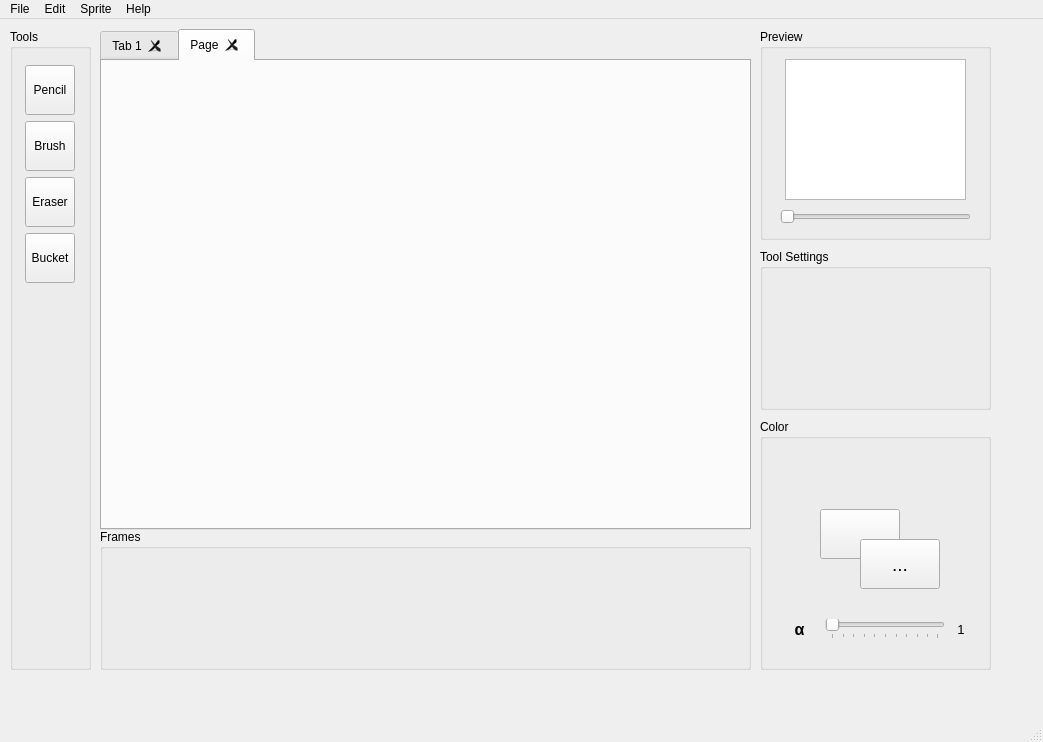
<?xml version="1.0" encoding="UTF-8"?>
<ui version="4.0">
 <class>MainWindow</class>
 <widget class="QMainWindow" name="MainWindow">
  <property name="geometry">
   <rect>
    <x>0</x>
    <y>0</y>
    <width>1043</width>
    <height>742</height>
   </rect>
  </property>
  <property name="windowTitle">
   <string>MainWindow</string>
  </property>
  <widget class="QWidget" name="centralwidget">
   <widget class="QGroupBox" name="groupBox">
    <property name="geometry">
     <rect>
      <x>10</x>
      <y>10</y>
      <width>81</width>
      <height>641</height>
     </rect>
    </property>
    <property name="autoFillBackground">
     <bool>false</bool>
    </property>
    <property name="title">
     <string>Tools</string>
    </property>
    <widget class="QWidget" name="verticalLayoutWidget">
     <property name="geometry">
      <rect>
       <x>10</x>
       <y>30</y>
       <width>61</width>
       <height>601</height>
      </rect>
     </property>
     <layout class="QGridLayout" name="gridLayout">
      <property name="leftMargin">
       <number>0</number>
      </property>
      <property name="topMargin">
       <number>6</number>
      </property>
      <property name="rightMargin">
       <number>0</number>
      </property>
      <property name="bottomMargin">
       <number>6</number>
      </property>
      <item row="0" column="0">
       <widget class="QToolButton" name="toolButton_2">
        <property name="sizePolicy">
         <sizepolicy hsizetype="Fixed" vsizetype="Expanding">
          <horstretch>0</horstretch>
          <verstretch>0</verstretch>
         </sizepolicy>
        </property>
        <property name="maximumSize">
         <size>
          <width>50</width>
          <height>50</height>
         </size>
        </property>
        <property name="layoutDirection">
         <enum>Qt::LeftToRight</enum>
        </property>
        <property name="text">
         <string>Pencil</string>
        </property>
       </widget>
      </item>
      <item row="4" column="0">
       <spacer name="verticalSpacer">
        <property name="orientation">
         <enum>Qt::Vertical</enum>
        </property>
        <property name="sizeType">
         <enum>QSizePolicy::Expanding</enum>
        </property>
        <property name="sizeHint" stdset="0">
         <size>
          <width>20</width>
          <height>40</height>
         </size>
        </property>
       </spacer>
      </item>
      <item row="2" column="0">
       <widget class="QToolButton" name="toolButton_4">
        <property name="sizePolicy">
         <sizepolicy hsizetype="Fixed" vsizetype="Expanding">
          <horstretch>0</horstretch>
          <verstretch>0</verstretch>
         </sizepolicy>
        </property>
        <property name="maximumSize">
         <size>
          <width>50</width>
          <height>50</height>
         </size>
        </property>
        <property name="layoutDirection">
         <enum>Qt::LeftToRight</enum>
        </property>
        <property name="text">
         <string>Eraser</string>
        </property>
       </widget>
      </item>
      <item row="1" column="0">
       <widget class="QToolButton" name="toolButton_3">
        <property name="sizePolicy">
         <sizepolicy hsizetype="Fixed" vsizetype="Expanding">
          <horstretch>0</horstretch>
          <verstretch>0</verstretch>
         </sizepolicy>
        </property>
        <property name="maximumSize">
         <size>
          <width>50</width>
          <height>50</height>
         </size>
        </property>
        <property name="layoutDirection">
         <enum>Qt::LeftToRight</enum>
        </property>
        <property name="text">
         <string>Brush</string>
        </property>
       </widget>
      </item>
      <item row="3" column="0">
       <widget class="QToolButton" name="toolButton_5">
        <property name="sizePolicy">
         <sizepolicy hsizetype="Fixed" vsizetype="Expanding">
          <horstretch>0</horstretch>
          <verstretch>0</verstretch>
         </sizepolicy>
        </property>
        <property name="maximumSize">
         <size>
          <width>50</width>
          <height>50</height>
         </size>
        </property>
        <property name="layoutDirection">
         <enum>Qt::LeftToRight</enum>
        </property>
        <property name="text">
         <string>Bucket</string>
        </property>
       </widget>
      </item>
     </layout>
    </widget>
   </widget>
   <widget class="QTabWidget" name="tabWidget">
    <property name="geometry">
     <rect>
      <x>100</x>
      <y>10</y>
      <width>651</width>
      <height>501</height>
     </rect>
    </property>
    <property name="currentIndex">
     <number>1</number>
    </property>
    <property name="tabsClosable">
     <bool>true</bool>
    </property>
    <property name="movable">
     <bool>true</bool>
    </property>
    <widget class="QWidget" name="tab">
     <attribute name="title">
      <string>Tab 1</string>
     </attribute>
    </widget>
    <widget class="QWidget" name="tab_2">
     <attribute name="title">
      <string>Page</string>
     </attribute>
    </widget>
   </widget>
   <widget class="QGroupBox" name="groupBox_2">
    <property name="geometry">
     <rect>
      <x>100</x>
      <y>510</y>
      <width>651</width>
      <height>141</height>
     </rect>
    </property>
    <property name="title">
     <string>Frames</string>
    </property>
   </widget>
   <widget class="QGroupBox" name="groupBox_3">
    <property name="geometry">
     <rect>
      <x>760</x>
      <y>10</y>
      <width>231</width>
      <height>211</height>
     </rect>
    </property>
    <property name="title">
     <string>Preview</string>
    </property>
    <widget class="QGraphicsView" name="graphicsView">
     <property name="geometry">
      <rect>
       <x>25</x>
       <y>30</y>
       <width>181</width>
       <height>141</height>
      </rect>
     </property>
    </widget>
    <widget class="QSlider" name="horizontalSlider">
     <property name="geometry">
      <rect>
       <x>20</x>
       <y>180</y>
       <width>191</width>
       <height>16</height>
      </rect>
     </property>
     <property name="orientation">
      <enum>Qt::Horizontal</enum>
     </property>
    </widget>
   </widget>
   <widget class="QGroupBox" name="colorPanel">
    <property name="geometry">
     <rect>
      <x>760</x>
      <y>400</y>
      <width>231</width>
      <height>251</height>
     </rect>
    </property>
    <property name="title">
     <string>Color</string>
    </property>
    <widget class="QPushButton" name="currentColorBtn">
     <property name="geometry">
      <rect>
       <x>60</x>
       <y>90</y>
       <width>80</width>
       <height>50</height>
      </rect>
     </property>
     <property name="sizePolicy">
      <sizepolicy hsizetype="MinimumExpanding" vsizetype="MinimumExpanding">
       <horstretch>0</horstretch>
       <verstretch>0</verstretch>
      </sizepolicy>
     </property>
     <property name="minimumSize">
      <size>
       <width>50</width>
       <height>50</height>
      </size>
     </property>
     <property name="text">
      <string/>
     </property>
    </widget>
    <widget class="QPushButton" name="changeColorBtn">
     <property name="geometry">
      <rect>
       <x>100</x>
       <y>120</y>
       <width>80</width>
       <height>50</height>
      </rect>
     </property>
     <property name="sizePolicy">
      <sizepolicy hsizetype="MinimumExpanding" vsizetype="MinimumExpanding">
       <horstretch>0</horstretch>
       <verstretch>0</verstretch>
      </sizepolicy>
     </property>
     <property name="minimumSize">
      <size>
       <width>50</width>
       <height>50</height>
      </size>
     </property>
     <property name="font">
      <font>
       <pointsize>14</pointsize>
      </font>
     </property>
     <property name="text">
      <string>...</string>
     </property>
    </widget>
    <widget class="QWidget" name="horizontalLayoutWidget">
     <property name="geometry">
      <rect>
       <x>20</x>
       <y>190</y>
       <width>191</width>
       <height>41</height>
      </rect>
     </property>
     <layout class="QHBoxLayout" name="horizontalLayout">
      <item>
       <widget class="QLabel" name="alphaLabel">
        <property name="sizePolicy">
         <sizepolicy hsizetype="MinimumExpanding" vsizetype="Preferred">
          <horstretch>0</horstretch>
          <verstretch>0</verstretch>
         </sizepolicy>
        </property>
        <property name="minimumSize">
         <size>
          <width>20</width>
          <height>0</height>
         </size>
        </property>
        <property name="font">
         <font>
          <pointsize>12</pointsize>
          <bold>true</bold>
         </font>
        </property>
        <property name="text">
         <string>α</string>
        </property>
        <property name="alignment">
         <set>Qt::AlignCenter</set>
        </property>
       </widget>
      </item>
      <item>
       <widget class="QSlider" name="alphaSlider">
        <property name="sizePolicy">
         <sizepolicy hsizetype="MinimumExpanding" vsizetype="Fixed">
          <horstretch>0</horstretch>
          <verstretch>0</verstretch>
         </sizepolicy>
        </property>
        <property name="minimumSize">
         <size>
          <width>120</width>
          <height>0</height>
         </size>
        </property>
        <property name="orientation">
         <enum>Qt::Horizontal</enum>
        </property>
        <property name="tickPosition">
         <enum>QSlider::TicksBelow</enum>
        </property>
        <property name="tickInterval">
         <number>10</number>
        </property>
       </widget>
      </item>
      <item>
       <widget class="QLabel" name="alphaValueLabel">
        <property name="sizePolicy">
         <sizepolicy hsizetype="Fixed" vsizetype="Preferred">
          <horstretch>0</horstretch>
          <verstretch>0</verstretch>
         </sizepolicy>
        </property>
        <property name="minimumSize">
         <size>
          <width>20</width>
          <height>0</height>
         </size>
        </property>
        <property name="font">
         <font>
          <pointsize>10</pointsize>
         </font>
        </property>
        <property name="text">
         <string>1</string>
        </property>
        <property name="alignment">
         <set>Qt::AlignCenter</set>
        </property>
       </widget>
      </item>
     </layout>
    </widget>
   </widget>
   <widget class="QGroupBox" name="groupBox_5">
    <property name="geometry">
     <rect>
      <x>760</x>
      <y>230</y>
      <width>231</width>
      <height>161</height>
     </rect>
    </property>
    <property name="title">
     <string>Tool Settings</string>
    </property>
   </widget>
  </widget>
  <widget class="QMenuBar" name="menubar">
   <property name="geometry">
    <rect>
     <x>0</x>
     <y>0</y>
     <width>1043</width>
     <height>17</height>
    </rect>
   </property>
   <widget class="QMenu" name="menuFile">
    <property name="title">
     <string>File</string>
    </property>
    <addaction name="actionNew_Project"/>
    <addaction name="actionNew_Canvas"/>
    <addaction name="separator"/>
    <addaction name="actionSave"/>
    <addaction name="actionSave_As"/>
    <addaction name="separator"/>
    <addaction name="actionClose"/>
   </widget>
   <widget class="QMenu" name="menuSprite">
    <property name="title">
     <string>Sprite</string>
    </property>
    <addaction name="actionSprite_Size"/>
   </widget>
   <widget class="QMenu" name="menuHelp">
    <property name="title">
     <string>Help</string>
    </property>
   </widget>
   <widget class="QMenu" name="menuEdit">
    <property name="title">
     <string>Edit</string>
    </property>
    <addaction name="actionUndo"/>
    <addaction name="actionRedo"/>
    <addaction name="separator"/>
    <addaction name="actionClear"/>
   </widget>
   <addaction name="menuFile"/>
   <addaction name="menuEdit"/>
   <addaction name="menuSprite"/>
   <addaction name="menuHelp"/>
  </widget>
  <widget class="QStatusBar" name="statusbar"/>
  <action name="actionNew_Project">
   <property name="text">
    <string>New</string>
   </property>
  </action>
  <action name="actionNew_Canvas">
   <property name="text">
    <string>Open</string>
   </property>
  </action>
  <action name="actionOpen_Project">
   <property name="text">
    <string>Open Project</string>
   </property>
  </action>
  <action name="actionSave">
   <property name="text">
    <string>Save</string>
   </property>
  </action>
  <action name="actionSave_As">
   <property name="text">
    <string>Save As</string>
   </property>
  </action>
  <action name="actionClose">
   <property name="text">
    <string>Import</string>
   </property>
  </action>
  <action name="actionUndo">
   <property name="text">
    <string>Undo</string>
   </property>
  </action>
  <action name="actionRedo">
   <property name="text">
    <string>Redo</string>
   </property>
  </action>
  <action name="actionClear">
   <property name="text">
    <string>Clear</string>
   </property>
  </action>
  <action name="actionSprite_Size">
   <property name="text">
    <string>Sprite Size</string>
   </property>
  </action>
 </widget>
 <resources/>
 <connections/>
</ui>
